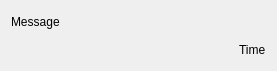
<?xml version="1.0" encoding="UTF-8"?>
<ui version="4.0">
 <class>ChatItemWidget</class>
 <widget class="QWidget" name="ChatItemWidget">
  <property name="geometry">
   <rect>
    <x>0</x>
    <y>0</y>
    <width>277</width>
    <height>71</height>
   </rect>
  </property>
  <property name="windowTitle">
   <string>Form</string>
  </property>
  <layout class="QVBoxLayout" name="verticalLayout">
   <item>
    <widget class="QLabel" name="lblMessage">
     <property name="text">
      <string>Message</string>
     </property>
    </widget>
   </item>
   <item alignment="Qt::AlignmentFlag::AlignRight">
    <widget class="QLabel" name="lblTime">
     <property name="text">
      <string>Time</string>
     </property>
    </widget>
   </item>
  </layout>
 </widget>
 <resources/>
 <connections/>
</ui>
